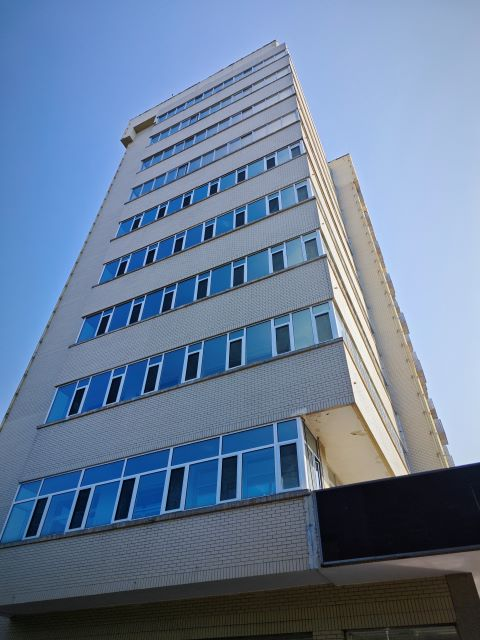
#> input picture 12_MeanShift/example.jpg, 480 x 640 px
$ jupyter execute mean_shift.ipynb
#> lines starting #> are read from the running program, lines starting #| are printed output that depends on the picture; after the words box and inside, x2 and y2 are one past the last pixel; in counts of white or black regions, pixels touching at a corner belong together
### 12_MeanShift/utils/seg_viz.py
import numpy as np
from skimage.filters import threshold_multiotsu

def label_channel(image: np.ndarray, num_labels: int) -> tuple[int, np.ndarray]:
    """Labels the input image into specified number of classes using multi-Otsu thresholding.

    Args:
        image (np.ndarray): The input image to be labeled.
        num_labels (int): The number of labels/classes to segment the image into.

    Returns:
        tuple[int, np.ndarray]: A tuple containing the number of labels and the labeled image.
    """
    thresholds = threshold_multiotsu(image, classes=num_labels)
    labeled_image = np.zeros_like(image, dtype=np.int32)
    for i, threshold in enumerate(thresholds):
        labeled_image[image < threshold] = i
    return num_labels, labeled_image

def label_segments(image: np.ndarray, num_labels: int) -> tuple[int, np.ndarray]:
    """Labels the input 3-channel segmented image into specified number of classes.

    Args:
        image (np.ndarray): 3-channel segmented image (M, N, 3)

    Returns:
        tuple[int, np.ndarray]: Number of labels and Labelled image (np.ndarray): (M, N)
    """
    labeled_list: list[np.ndarray] = []
    num_labels_per_channel = round(num_labels ** (1/3))
    for channel in range(3):
        _, labels = label_channel(image[:, :, channel], num_labels=num_labels_per_channel)
        labeled_list.append(labels)

    # 将三个通道的标签矩阵堆叠在一起，形成一个 (M, N, 3) 的矩阵
    labeled_image = np.stack(labeled_list, axis=-1).squeeze()

    # 用于存储三通道标签元组 (r_label, g_label, b_label) 和它们的唯一标签
    labels2idx: dict[tuple, int] = {}
    label_result = np.zeros_like(labeled_image[:, :, 0], dtype=np.int32)  # 创建输出标签图像

    # 遍历每个像素并为每个唯一的 (r, g, b) 标签组合分配一个新的标签
    for x, y in np.ndindex(label_result.shape):
        label_tuple = tuple(labeled_image[x, y])  # 获取当前像素的 (r_label, g_label, b_label)

        # 如果这个组合没有出现在字典中，分配一个新的标签
        if label_tuple not in labels2idx:
            labels2idx[label_tuple] = len(labels2idx)  # 从 0 开始

        # 将唯一标签赋给结果图像
        label_result[x, y] = labels2idx[label_tuple]

    # 返回总标签数和标记结果
    return len(labels2idx), label_result

def color_labels(image: np.ndarray) -> np.ndarray:
    """Colorizes the labeled image.

    Args:
        image (np.ndarray): The labeled image.
        num_labels (int): The number of labels.

    Returns:
        np.ndarray: The colorized image.
    """
    num_labels = np.unique(image).shape[0]
    colors = np.random.randint(0, 255, (num_labels, 3), dtype=np.uint8)
    return colors[image]

### 12_MeanShift/mean_shift.ipynb
# 均值移动图像分割

## 实验目的
试自行拍摄一幅教学楼外立面图像，并使用均值移动的方法对该图像进行分割。

## 实验环境
- OpenCV
- NumPy
- MatPlotLib

## 实验原理

均值移动（Mean Shift）是一种无监督的聚类算法，常用于图像分割。其核心思想是通过在特征空间中对数据点进行密度估计和迭代更新，寻找密度较高区域的中心（模式）。在图像分割中，均值移动方法将图像的像素值（包括颜色信息和空间坐标）映射到高维特征空间，通过不断更新每个像素所在的特征向量，使得特征向量逐渐靠近相应的密度峰值，进而完成分割。

### 数学模型

均值移动算法可以通过核密度估计的方式进行建模。假设在特征空间中有一个点 $x_i$，其密度函数 $f(x)$ 通过核函数 $\phi(x)$ 表示为：

$$
f(x) = \frac{1}{n h^d} \sum_{i=1}^{n} \phi \left( \frac{x - x_i}{h} \right)
$$

其中：
- $n$ 是样本点的数量，
- $x_i$ 是特征空间中的数据点，
- $h$ 是带宽参数，控制核函数的窗口大小，
- $d$ 是特征空间的维度。

均值移动的核心步骤是计算均值移动向量，其表达式为：

$$
m(x) = \frac{\sum_{i=1}^{n} x_i \phi \left( \frac{x - x_i}{h} \right)}{\sum_{i=1}^{n} \phi \left( \frac{x - x_i}{h} \right)} - x
$$

该向量指示了当前点 $x$ 应该如何更新，以便移动到密度更高的区域。均值移动的目标是通过不断迭代，使数据点 $x$ 移动到密度函数的峰值。

### 迭代求解

均值移动算法的迭代过程如下：
1. 选择一个初始点 $x_0$，并定义带宽参数 $h$。
2. 计算均值移动向量 $m(x)$。
3. 更新数据点位置：
   $$
   x_{t+1} = x_t + m(x_t)
   $$
4. 重复步骤 2 和 3，直到收敛条件满足，即当移动向量的范数 $|m(x)|$ 小于某个阈值时停止迭代。

通过这种迭代过程，所有数据点最终会聚集到一个密度峰值，从而实现特征空间中的聚类。在图像分割中，这意味着每个像素都被分配到对应的颜色簇，从而形成分割后的区域。

### OpenCV

`cv2.pyrMeanShiftFiltering` 是 OpenCV 中实现均值移动（Mean Shift）算法的一种方法。其参数为

`cv2.pyrMeanShiftFiltering(src, sp, sr, maxLevel=1, termcrit=None)`

- `src`: 输入图像，以矩阵的形式。
- `sp`: 空间窗口的半径$h_s$，控制图像的平滑程度。值越大，空间范围内的像素影响越大。
- `sr`: 颜色窗口的半径$h_c$，控制颜色范围的平滑程度。值越大，颜色空间的平滑程度越高。
- `maxLevel`: 金字塔最大层数。图像金字塔是一种用于降低图像分辨率的技术，较大的金字塔层数能够在更低分辨率下进行平滑，计算效率更高。这用于控制样本点的数量$n$。
- `termcrit`: 迭代终止条件，用于控制算法何时停止。可以根据最大迭代次数或误差阈值来终止。

### 染色
通过对连通分量染色，使得分割结果的可视化更清晰。

## 实验流程
设置空间半径、颜色半径为50和30.

[cell 1]
import cv2
import numpy as np
import matplotlib.pyplot as plt
from utils.seg_viz import label_segments, color_labels

# 读取图像
image = cv2.imread('example.jpg')
#> image is the input picture: shape (640, 480, 3); mean B, G, R 152.6, 125.1, 104.8
image = cv2.cvtColor(image, cv2.COLOR_BGR2RGB)

# 均值移动参数
spatial_radius = 50 # 空间半径
color_radius = 10 # 颜色半径
max_pyramid_level = 1

# 应用均值移动分割
segmented_image = cv2.pyrMeanShiftFiltering(image, spatial_radius, color_radius, max_pyramid_level)

# 标记分割区域
num_labels, labels = label_segments(segmented_image, 5**3)
#> the loop in label_segments, `for channel in range(3):` made 3 passes
#> thresholds in label_channel on passes 1 to 3: [57, 104, 140, 178], [57, 106, 140, 175], [65, 125, 163, 201]
#> pass 1, in label_segments, `_, labels = label_channel(image[:, :, channel], num_labels=num_labels_..`:
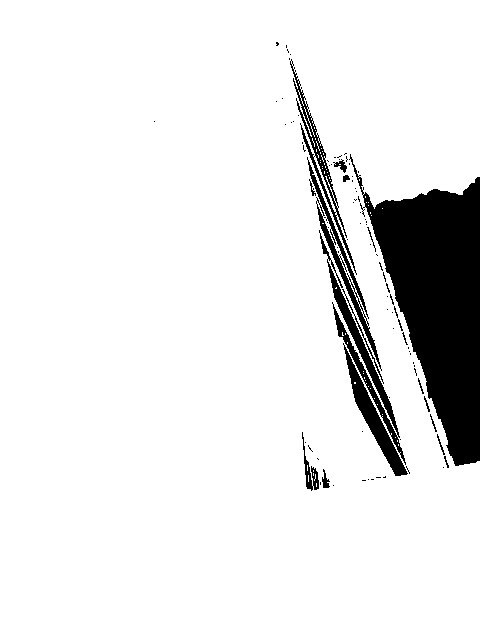
#> labels: shape (640, 480) int32; values 0 (black) and 3 (white), 91.1% white; 93 black regions (74 under 20 px), largest, box (x1, y1, x2, y2) and area: (349, 154, 480, 466) 19532, (319, 230, 406, 465) 2268, (343, 343, 408, 476) 1611
#> pass 2, in label_segments, `_, labels = label_channel(image[:, :, channel], num_labels=num_labels_..`:
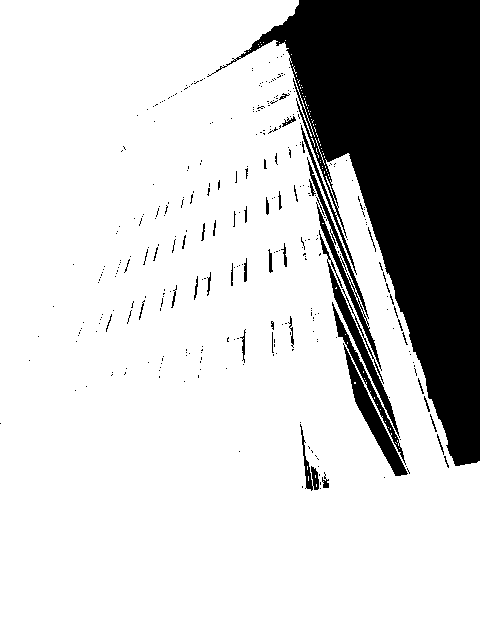
#> labels: shape (640, 480) int32; values 0 (black) and 3 (white), 79.9% white; 329 black regions (289 under 20 px), largest, box (x1, y1, x2, y2) and area: (207, 0, 480, 466) 53990, (343, 343, 408, 476) 1608, (307, 157, 382, 371) 1483
#> pass 3, in label_segments, `_, labels = label_channel(image[:, :, channel], num_labels=num_labels_..`:
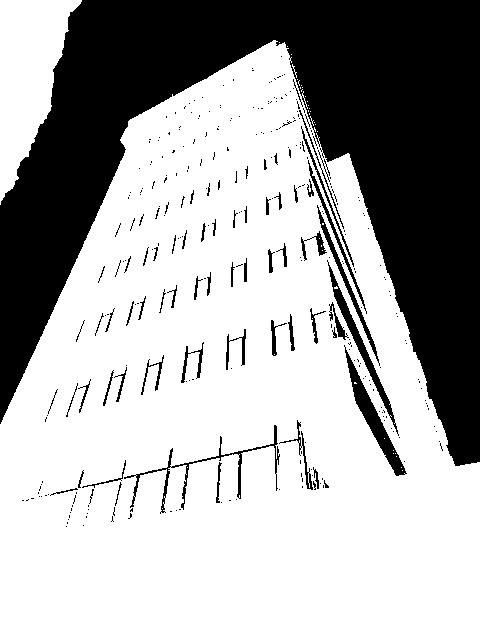
#> labels: shape (640, 480) int32; values 0 (black) and 3 (white), 66.9% white; 324 black regions (260 under 20 px), largest, box (x1, y1, x2, y2) and area: (0, 0, 480, 466) 92156, (344, 345, 407, 476) 1498, (327, 260, 399, 436) 1119
#> after the loop in label_segments, `for channel in range(3):`: labeled_list = 3 items
#> in label_segments, `labeled_image = np.stack(labeled_list, axis=-1).squeeze()`:
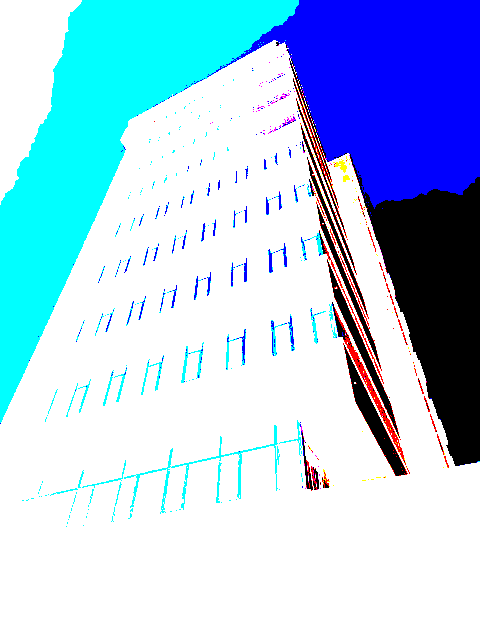
#> labeled_image: shape (640, 480, 3) int32; mean of channels 0, 1, 2 2.73, 2.4, 2.01; drawn with min black and max white
#> after the loop in label_segments, `for x, y in np.ndindex(label_result.shape):`:
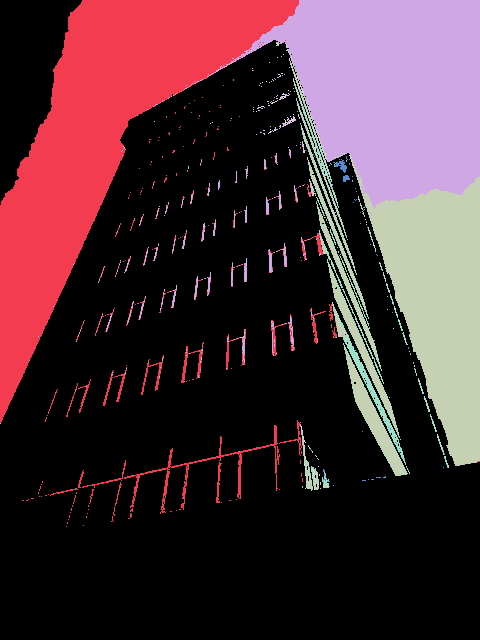
#> label_result: shape (640, 480) int32; 7 distinct labels, from 0 to 6; one colour per label, 0 black
#> after the loop in label_segments, `for x, y in np.ndindex(label_result.shape):`: labels2idx = {(3, 3, 3): 0, (3, 3, 0): 1, (3, 0, 0): 2, (0, 0, 0): 3, (3, 0, 3): 4, (0, 0, 3): 5, (0, 3, 3): 6}
#> num_labels = 7
colored_labels = color_labels(labels)
#> in color_labels, `return colors[image]`:
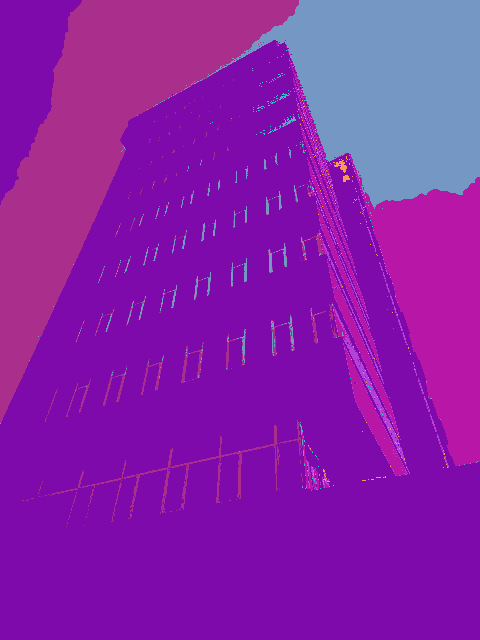
#> returned value: shape (640, 480, 3); mean of channels 0, 1, 2 170, 32.7, 136.8; drawn as B, G, R

# 显示结果
plt.figure(figsize=(18, 8))
plt.subplot(1, 3, 1)
plt.imshow(image)
plt.title('Original Image')
plt.subplot(1, 3, 2)
plt.imshow(segmented_image)
plt.title('Segmented Image')
plt.subplot(1, 3, 3)
plt.imshow(colored_labels)
plt.title('Labeled Image')
plt.show()
